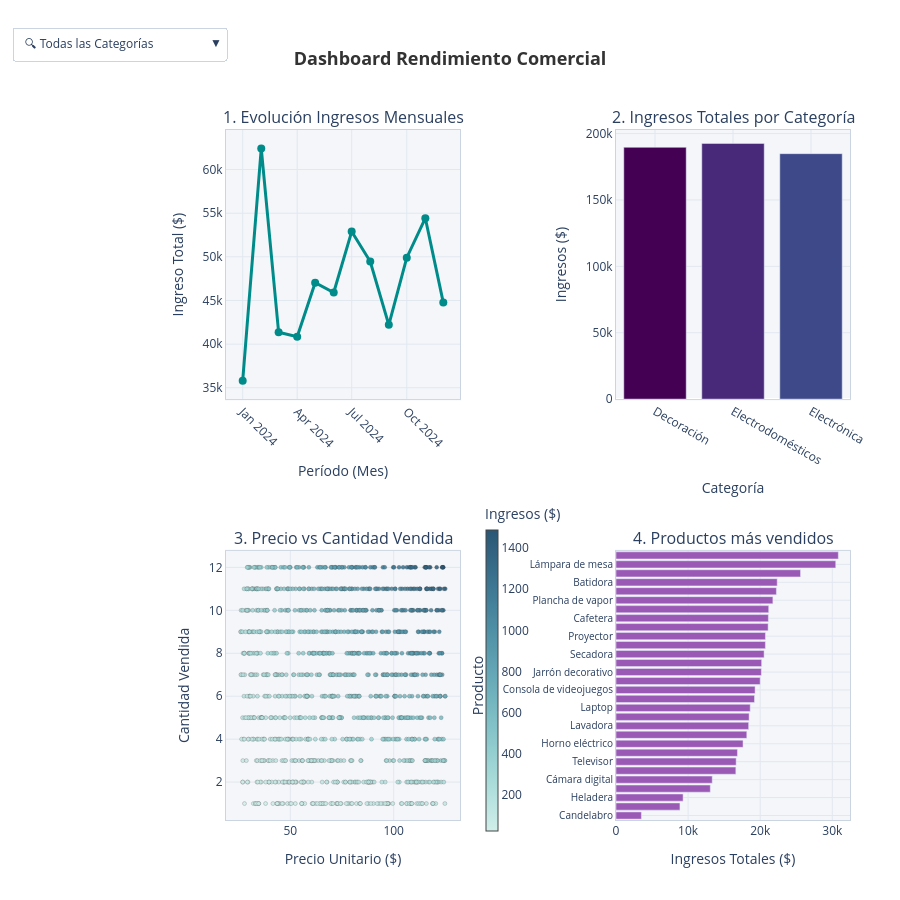

The notebook cell saved with this chart:
### Markdown cell above
Por último construiremos un dashboard interactivo que combine múltiples visualizaciones, permitiendo al usuario explorar los datos dinámicamente.

### Code cell
# ===============================================================
# CREACIÓN DE DASHBOARD INTERACTIVO CON PLOTLY Y FILTRO DINÁMICO
# ===============================================================

import plotly.express as px
import plotly.graph_objects as go
from plotly.subplots import make_subplots
import pandas as pd

# ---------------------------------------
# PREPARACIÓN Y AGREGACIÓN DE DATOS
# ---------------------------------------
# Agrupamos las ventas por período temporal, sumamos los ingresos y transformamos el indice a string para facilitar el renderizado.
# display (ventas.head())
ventas_mensuales_df = ventas.groupby(ventas['fecha_venta'].dt.to_period('M'))['total_venta'].sum().reset_index()
ventas_mensuales_df['fecha_venta'] = ventas_mensuales_df['fecha_venta'].astype(str)

# Agregamos los ingresos acumulados por categoría de producto.
resumen_cat = ventas.groupby('categoria')['total_venta'].sum().reset_index()

# Agregamos los ingresos por producto
resumen_prod = ventas.groupby('producto')['total_venta'].sum().reset_index().sort_values('total_venta', ascending=True)

# -----------------------------
# ESTRUCTURA DE SUBPLOTS
# -----------------------------
# Inicializamos una figura con subgráficos de 2 filas y 2 columnas, definimos los títulos y espacios
fig = make_subplots(
    rows=2, cols=2,
    subplot_titles=(
        '1. Evolución Ingresos Mensuales',
        '2. Ingresos Totales por Categoría',
        '3. Precio vs Cantidad Vendida',
        '4. Productos más vendidos'
    ),
    vertical_spacing=0.22,
    horizontal_spacing=0.25
)

# -------------------------------------------------------------------
# CREAMOS LAS TRAZAS PARA LOS FILTROS INTERACTIVOS - DROPDOWN
# -------------------------------------------------------------------

# Creamos las trazas principales del dashboard

# Gráfico 1: Línea Temporal
fig.add_trace(
    go.Scatter(
        x=ventas_mensuales_df['fecha_venta'],
        y=ventas_mensuales_df['total_venta'],
        mode='lines+markers',
        name='Ingresos Mensuales (Total)',
        line=dict(color='#008B8B', width=3),
        marker=dict(size=8),                     # Tamaño de los marcadores circulares
        visible=True                             # Define la traza como visible al cargar el dashboard
    ),
    row=1, col=1
)

# Gráfico 2: Barras por Categoría General
colores_viridis = px.colors.sequential.Viridis[:len(resumen_cat)]
fig.add_trace(
    go.Bar(
        x=resumen_cat['categoria'],
        y=resumen_cat['total_venta'],
        name='Categorías (Total)',
        marker=dict(color=colores_viridis),
        visible=True
    ),
    row=1, col=2
)

# Gráfico 3: Dispersión de Precio vs Cantidad
fig.add_trace(
    go.Scatter(
        x=ventas['precio'],
        y=ventas['cantidad'],
        mode='markers',
        name='Transacciones (Total)',
        marker=dict(
            size=4,                          # Configuramos un tamaño reducido de los puntos
            color=ventas['total_venta'],
            colorscale='Teal',
            showscale=True,                  # Muestra la barra de referencia colorbar
            colorbar=dict(title="Ingresos ($)", x=0.40, len=0.50, y=0.22, thickness=12), # Ajustamos posición y título de la barra de color
            opacity=0.85,                    # Aplicamos ligera transparencia para apreciar los puntos superpuestos
            line=dict(width=0.6, color='rgba(50,50,50,0.4)') # Borde sutil en cada punto (Mejoró el aspecto visual)
        ),
        visible=True
    ),
    row=2, col=1
)

# Gráfico 4: Barras Horizontales
fig.add_trace(
    go.Bar(
        x=resumen_prod['total_venta'],
        y=resumen_prod['producto'],
        orientation='h',                  # Define orientción horizontal del gráfico de barras
        name='Productos (Total)',
        marker=dict(color='#9b59b6'),
        visible=True
    ),
    row=2, col=2
)

# --- TRAZAS FILTRADAS POR CATEGORÍA ---

# Definimos un diccionario con los colores específicos para cada categoría
colores_por_categoria = {
    'Decoración': '#8e44ad',        # Morado
    'Electrodomésticos': '#16a085', # Turquesa
    'Electrónica': '#e67e22' #Naranja
}

categorias_unicas = ventas['categoria'].unique()

for cat in categorias_unicas:
    # Obtenemos el color asignado a esta categoría (o un gris por defecto si no existe)
    color_cat = colores_por_categoria.get(cat, '#e74c3c')

    df_cat_ventas = ventas[ventas['categoria'] == cat]
    df_cat_mensual = df_cat_ventas.groupby(df_cat_ventas['fecha_venta'].dt.to_period('M'))['total_venta'].sum().reset_index()
    df_cat_mensual['fecha_venta'] = df_cat_mensual['fecha_venta'].astype(str)
    df_cat_prod = df_cat_ventas.groupby('producto')['total_venta'].sum().reset_index().sort_values('total_venta', ascending=True)

    # Traza de línea temporal filtrada
    fig.add_trace(
        go.Scatter(
            x=df_cat_mensual['fecha_venta'],
            y=df_cat_mensual['total_venta'],
            mode='lines+markers',
            name=f'Ingresos - {cat}',
            line=dict(color=color_cat, width=3), # <--- Usa el color de la categoría
            marker=dict(size=8),
            visible=False
        ),
        row=1, col=1
    )

    # Traza de barra de categoría única
    fig.add_trace(
        go.Bar(
            x=[cat],
            y=[df_cat_ventas['total_venta'].sum()],
            name=f'Categoría - {cat}',
            marker=dict(color=color_cat), # <--- Usa el color de la categoría
            visible=False
        ),
        row=1, col=2
    )

    # Traza de dispersión filtrada por categoría

    fig.add_trace(
        go.Scatter(
            x=df_cat_ventas['precio'],
            y=df_cat_ventas['cantidad'],
            mode='markers',
            name=f'Transacciones - {cat}',
            marker=dict(
                size=7,
                color=df_cat_ventas['total_venta'],
                colorscale='Viridis',
                showscale=False,
                opacity=0.85,
                line=dict(width=0.6, color='rgba(50,50,50,0.4)')
            ),
            visible=False
        ),
        row=2, col=1
    )

    # Traza de productos filtrados por categoría
    fig.add_trace(
        go.Bar(
            x=df_cat_prod['total_venta'],
            y=df_cat_prod['producto'],
            orientation='h',
            name=f'Productos - {cat}',
            marker=dict(color=color_cat), # <--- Usa el color de la categoría
            visible=False
        ),
        row=2, col=2
    )

# ------------------------------------------------------------
# CONFIGURACIÓN DE LOS BOTONES DEL MENÚ DESPLEGABLE
# ------------------------------------------------------------
total_trazas_base = 4
buttons = []

# Botón 1: Muestra la vista general
visibilidad_global = [True] * total_trazas_base + [False] * (len(categorias_unicas) * 4)
buttons.append(dict(
    method="update",
    label="🔍 Todas las Categorías",
    args=[{"visible": visibilidad_global},
          {"title": "<b>Dashboard Rendimiento Comercial - Vista General</b>"}]
))

# Botones dinámicos para cada categoría individual
for i, cat in enumerate(categorias_unicas):
    # Creamos una lista donde solo se encienden la traza seleccionada
    visibilidad_cat = [False] * len(fig.data)
    idx_inicio = total_trazas_base + (i * 4)
    for j in range(4):
        visibilidad_cat[idx_inicio + j] = True

    buttons.append(dict(
        method="update",
        label=f"📂 Categoría: {cat}",
        args=[{"visible": visibilidad_cat},
              {"title": f"<b>Dashboard Comercial - Filtrado por Categoría: {cat}</b>"}]
    ))

# --------------------------------------------------------
# CONFIGURACIÓN GENERAL DEL DISEÑO (LAYOUT Y ESTÉTICA)
# --------------------------------------------------------
fig.update_layout(
    updatemenus=[
        dict(
            type="dropdown",
            direction="down",
            x=0.0,
            y=1.15,
            showactive=True,
            active=0,
            buttons=buttons,
            font=dict(size=12),
            bgcolor="white",
            bordercolor="#cbd5e1"
        )
    ],
    title_text="<b>Dashboard Rendimiento Comercial</b>",
    title_x=0.5,
    title_font=dict(size=18, color='#333333'),
    height=900,
    showlegend=False,
    paper_bgcolor='#FFFFFF',      # Fondo general exterior
    plot_bgcolor='#F4F6F9',       # Fondo interior de cada cuadrante
    margin=dict(l=130, r=50, t=130, b=80)
)

# Aplicación de marcos perimetrales y grillas limpias en los ejes
fig.update_xaxes(
    showline=True, linewidth=1, linecolor='#cbd5e1', mirror=True, gridcolor='#e2e8f0'
)
fig.update_yaxes(
    showline=True, linewidth=1, linecolor='#cbd5e1', mirror=True, gridcolor='#e2e8f0'
)

# Asignación y posicionamiento de títulos de ejes para cada gráfico individual
fig.update_xaxes(title_text="Período (Mes)", row=1, col=1, tickangle=45)
fig.update_yaxes(title_text="Ingreso Total ($)", row=1, col=1)

fig.update_xaxes(title_text="Categoría", row=1, col=2)
fig.update_yaxes(title_text="Ingresos ($)", row=1, col=2)

fig.update_xaxes(title_text="Precio Unitario ($)", row=2, col=1)
fig.update_yaxes(title_text="Cantidad Vendida", row=2, col=1)

fig.update_yaxes(title_text="Producto", row=2, col=2, side='left', tickfont=dict(size=10))
fig.update_xaxes(title_text="Ingresos Totales ($)", row=2, col=2, side='bottom')

# ------------------------------------------------------------------------------
#RENDERIZADO DEL DASHBOARD INTERACTIVO
# ------------------------------------------------------------------------------
fig.show()

### Figure 1 — Plotly figure (JSON) as saved in the notebook; plotly's stock layout.template omitted (floating-point values rounded to 4 significant figures; data arrays with more than 128 entries replaced by an {"elided": "..."} marker saying what was removed)
{"data": [{"line": {"color": "#008B8B", "width": 3}, "marker": {"size": 8}, "mode": "lines+markers", "name": "Ingresos Mensuales (Total)", "type": "scatter", "visible": true, "x": ["2024-01", "2024-02", "2024-03", "2024-04", "2024-05", "2024-06", "2024-07", "2024-08", "2024-09", "2024-10", "2024-11", "2024-12"], "xaxis": "x", "y": [35810.0, 62420.0, 41350.0, 40840.0, 47040.0, 45910.0, 52890.0, 49460.0, 42210.0, 49910.0, 54430.0, 44760.0], "yaxis": "y"}, {"marker": {"color": ["#440154", "#482878", "#3e4989"]}, "name": "Categorías (Total)", "type": "bar", "visible": true, "x": ["Decoración", "Electrodomésticos", "Electrónica"], "xaxis": "x2", "y": [189600.0, 192500.0, 184900.0], "yaxis": "y2"}, {"marker": {"color": {"elided": "1154 float values"}, "colorbar": {"len": 0.5, "thickness": 12, "title": {"text": "Ingresos ($)"}, "x": 0.4, "y": 0.22}, "colorscale": [[0, "rgb(209, 238, 234)"], [0.1667, "rgb(168, 219, 217)"], [0.3333, "rgb(133, 196, 201)"], [0.5, "rgb(104, 171, 184)"], [0.6667, "rgb(79, 144, 166)"], [0.8333, "rgb(59, 115, 143)"], [1, "rgb(42, 86, 116)"]], "line": {"color": "rgba(50,50,50,0.4)", "width": 0.6}, "opacity": 0.85, "showscale": true, "size": 4}, "mode": "markers", "name": "Transacciones (Total)", "type": "scatter", "visible": true, "x": {"elided": "1154 float values"}, "xaxis": "x3", "y": {"elided": "1154 int values"}, "yaxis": "y3"}, {"marker": {"color": "#9b59b6"}, "name": "Productos (Total)", "orientation": "h", "type": "bar", "visible": true, "x": [3522.0, 8869.0, 9305.0, 13080.0, 13350.0, 16620.0, 16660.0, 16840.0, 17620.0, 18140.0, 18400.0, 18460.0, 18620.0, 19210.0, 19290.0, 20000.0, 20160.0, 20200.0, 20540.0, 20720.0, 20730.0, 21100.0, 21130.0, 21180.0, 21760.0, 22250.0, 22360.0, 25590.0, 30480.0, 30830.0], "xaxis": "x4", "y": ["Candelabro", "Tablet", "Heladera", "Parlantes Bluetooth", "Cámara digital", "Freidora eléctrica", "Televisor", "Espejo decorativo", "Horno eléctrico", "Alfombra", "Lavadora", "Rincón de plantas", "Laptop", "Aspiradora", "Consola de videojuegos", "Cortinas", "Jarrón decorativo", "Adorno de pared", "Secadora", "Cuadro decorativo", "Proyector", "Elementos de cerámica", "Cafetera", "Smartphone", "Plancha de vapor", "SmartWatch", "Batidora", "Microondas", "Lámpara de mesa", "Auriculares"], "yaxis": "y4"}, {"line": {"color": "#8e44ad", "width": 3}, "marker": {"size": 8}, "mode": "lines+markers", "name": "Ingresos - Decoración", "type": "scatter", "visible": false, "x": ["2024-01", "2024-02", "2024-03", "2024-04", "2024-05", "2024-06", "2024-07", "2024-08", "2024-09", "2024-10", "2024-11", "2024-12"], "xaxis": "x", "y": [11460.0, 16710.0, 9970.0, 13570.0, 18450.0, 16360.0, 19680.0, 17360.0, 13370.0, 17780.0, 17270.0, 17640.0], "yaxis": "y"}, {"marker": {"color": "#8e44ad"}, "name": "Categoría - Decoración", "type": "bar", "visible": false, "x": ["Decoración"], "xaxis": "x2", "y": [189600.0], "yaxis": "y2"}, {"marker": {"color": {"elided": "399 float values"}, "colorscale": [[0, "#440154"], [0.1111, "#482878"], [0.2222, "#3e4989"], [0.3333, "#31688e"], [0.4444, "#26828e"], [0.5556, "#1f9e89"], [0.6667, "#35b779"], [0.7778, "#6ece58"], [0.8889, "#b5de2b"], [1, "#fde725"]], "line": {"color": "rgba(50,50,50,0.4)", "width": 0.6}, "opacity": 0.85, "showscale": false, "size": 7}, "mode": "markers", "name": "Transacciones - Decoración", "type": "scatter", "visible": false, "x": {"elided": "399 float values"}, "xaxis": "x3", "y": {"elided": "399 int values"}, "yaxis": "y3"}, {"marker": {"color": "#8e44ad"}, "name": "Productos - Decoración", "orientation": "h", "type": "bar", "visible": false, "x": [3522.0, 16840.0, 18140.0, 18460.0, 20000.0, 20160.0, 20200.0, 20720.0, 21100.0, 30480.0], "xaxis": "x4", "y": ["Candelabro", "Espejo decorativo", "Alfombra", "Rincón de plantas", "Cortinas", "Jarrón decorativo", "Adorno de pared", "Cuadro decorativo", "Elementos de cerámica", "Lámpara de mesa"], "yaxis": "y4"}, {"line": {"color": "#16a085", "width": 3}, "marker": {"size": 8}, "mode": "lines+markers", "name": "Ingresos - Electrodomésticos", "type": "scatter", "visible": false, "x": ["2024-01", "2024-02", "2024-03", "2024-04", "2024-05", "2024-06", "2024-07", "2024-08", "2024-09", "2024-10", "2024-11", "2024-12"], "xaxis": "x", "y": [11420.0, 21710.0, 14940.0, 19000.0, 16850.0, 11810.0, 15780.0, 15420.0, 15070.0, 20660.0, 18140.0, 11750.0], "yaxis": "y"}, {"marker": {"color": "#16a085"}, "name": "Categoría - Electrodomésticos", "type": "bar", "visible": false, "x": ["Electrodomésticos"], "xaxis": "x2", "y": [192500.0], "yaxis": "y2"}, {"marker": {"color": {"elided": "387 float values"}, "colorscale": [[0, "#440154"], [0.1111, "#482878"], [0.2222, "#3e4989"], [0.3333, "#31688e"], [0.4444, "#26828e"], [0.5556, "#1f9e89"], [0.6667, "#35b779"], [0.7778, "#6ece58"], [0.8889, "#b5de2b"], [1, "#fde725"]], "line": {"color": "rgba(50,50,50,0.4)", "width": 0.6}, "opacity": 0.85, "showscale": false, "size": 7}, "mode": "markers", "name": "Transacciones - Electrodomésticos", "type": "scatter", "visible": false, "x": {"elided": "387 float values"}, "xaxis": "x3", "y": {"elided": "387 int values"}, "yaxis": "y3"}, {"marker": {"color": "#16a085"}, "name": "Productos - Electrodomésticos", "orientation": "h", "type": "bar", "visible": false, "x": [9305.0, 16620.0, 17620.0, 18400.0, 19210.0, 20540.0, 21130.0, 21760.0, 22360.0, 25590.0], "xaxis": "x4", "y": ["Heladera", "Freidora eléctrica", "Horno eléctrico", "Lavadora", "Aspiradora", "Secadora", "Cafetera", "Plancha de vapor", "Batidora", "Microondas"], "yaxis": "y4"}, {"line": {"color": "#e67e22", "width": 3}, "marker": {"size": 8}, "mode": "lines+markers", "name": "Ingresos - Electrónica", "type": "scatter", "visible": false, "x": ["2024-01", "2024-02", "2024-03", "2024-04", "2024-05", "2024-06", "2024-07", "2024-08", "2024-09", "2024-10", "2024-11", "2024-12"], "xaxis": "x", "y": [12930.0, 24000.0, 16440.0, 8271.0, 11740.0, 17740.0, 17430.0, 16680.0, 13770.0, 11470.0, 19020.0, 15370.0], "yaxis": "y"}, {"marker": {"color": "#e67e22"}, "name": "Categoría - Electrónica", "type": "bar", "visible": false, "x": ["Electrónica"], "xaxis": "x2", "y": [184900.0], "yaxis": "y2"}, {"marker": {"color": {"elided": "368 float values"}, "colorscale": [[0, "#440154"], [0.1111, "#482878"], [0.2222, "#3e4989"], [0.3333, "#31688e"], [0.4444, "#26828e"], [0.5556, "#1f9e89"], [0.6667, "#35b779"], [0.7778, "#6ece58"], [0.8889, "#b5de2b"], [1, "#fde725"]], "line": {"color": "rgba(50,50,50,0.4)", "width": 0.6}, "opacity": 0.85, "showscale": false, "size": 7}, "mode": "markers", "name": "Transacciones - Electrónica", "type": "scatter", "visible": false, "x": {"elided": "368 float values"}, "xaxis": "x3", "y": {"elided": "368 int values"}, "yaxis": "y3"}, {"marker": {"color": "#e67e22"}, "name": "Productos - Electrónica", "orientation": "h", "type": "bar", "visible": false, "x": [8869.0, 13080.0, 13350.0, 16660.0, 18620.0, 19290.0, 20730.0, 21180.0, 22250.0, 30830.0], "xaxis": "x4", "y": ["Tablet", "Parlantes Bluetooth", "Cámara digital", "Televisor", "Laptop", "Consola de videojuegos", "Proyector", "Smartphone", "SmartWatch", "Auriculares"], "yaxis": "y4"}], "layout": {"annotations": [{"font": {"size": 16}, "showarrow": false, "text": "1. Evolución Ingresos Mensuales", "x": 0.1875, "xanchor": "center", "xref": "paper", "y": 1, "yanchor": "bottom", "yref": "paper"}, {"font": {"size": 16}, "showarrow": false, "text": "2. Ingresos Totales por Categoría", "x": 0.8125, "xanchor": "center", "xref": "paper", "y": 1, "yanchor": "bottom", "yref": "paper"}, {"font": {"size": 16}, "showarrow": false, "text": "3. Precio vs Cantidad Vendida", "x": 0.1875, "xanchor": "center", "xref": "paper", "y": 0.39, "yanchor": "bottom", "yref": "paper"}, {"font": {"size": 16}, "showarrow": false, "text": "4. Productos más vendidos", "x": 0.8125, "xanchor": "center", "xref": "paper", "y": 0.39, "yanchor": "bottom", "yref": "paper"}], "height": 900, "margin": {"b": 80, "l": 130, "r": 50, "t": 130}, "paper_bgcolor": "#FFFFFF", "plot_bgcolor": "#F4F6F9", "showlegend": false, "title": {"font": {"color": "#333333", "size": 18}, "text": "<b>Dashboard Rendimiento Comercial</b>", "x": 0.5}, "updatemenus": [{"active": 0, "bgcolor": "white", "bordercolor": "#cbd5e1", "buttons": [{"args": [{"visible": [true, true, true, true, false, false, false, false, false, false, false, false, false, false, false, false]}, {"title": "<b>Dashboard Rendimiento Comercial - Vista General</b>"}], "label": "🔍 Todas las Categorías", "method": "update"}, {"args": [{"visible": [false, false, false, false, true, true, true, true, false, false, false, false, false, false, false, false]}, {"title": "<b>Dashboard Comercial - Filtrado por Categoría: Decoración</b>"}], "label": "📂 Categoría: Decoración", "method": "update"}, {"args": [{"visible": [false, false, false, false, false, false, false, false, true, true, true, true, false, false, false, false]}, {"title": "<b>Dashboard Comercial - Filtrado por Categoría: Electrodomésticos</b>"}], "label": "📂 Categoría: Electrodomésticos", "method": "update"}, {"args": [{"visible": [false, false, false, false, false, false, false, false, false, false, false, false, true, true, true, true]}, {"title": "<b>Dashboard Comercial - Filtrado por Categoría: Electrónica</b>"}], "label": "📂 Categoría: Electrónica", "method": "update"}], "direction": "down", "font": {"size": 12}, "showactive": true, "type": "dropdown", "x": 0, "y": 1.15}], "xaxis": {"anchor": "y", "domain": [0, 0.375], "gridcolor": "#e2e8f0", "linecolor": "#cbd5e1", "linewidth": 1, "mirror": true, "showline": true, "tickangle": 45, "title": {"text": "Período (Mes)"}}, "xaxis2": {"anchor": "y2", "domain": [0.625, 1], "gridcolor": "#e2e8f0", "linecolor": "#cbd5e1", "linewidth": 1, "mirror": true, "showline": true, "title": {"text": "Categoría"}}, "xaxis3": {"anchor": "y3", "domain": [0, 0.375], "gridcolor": "#e2e8f0", "linecolor": "#cbd5e1", "linewidth": 1, "mirror": true, "showline": true, "title": {"text": "Precio Unitario ($)"}}, "xaxis4": {"anchor": "y4", "domain": [0.625, 1], "gridcolor": "#e2e8f0", "linecolor": "#cbd5e1", "linewidth": 1, "mirror": true, "showline": true, "side": "bottom", "title": {"text": "Ingresos Totales ($)"}}, "yaxis": {"anchor": "x", "domain": [0.61, 1], "gridcolor": "#e2e8f0", "linecolor": "#cbd5e1", "linewidth": 1, "mirror": true, "showline": true, "title": {"text": "Ingreso Total ($)"}}, "yaxis2": {"anchor": "x2", "domain": [0.61, 1], "gridcolor": "#e2e8f0", "linecolor": "#cbd5e1", "linewidth": 1, "mirror": true, "showline": true, "title": {"text": "Ingresos ($)"}}, "yaxis3": {"anchor": "x3", "domain": [0, 0.39], "gridcolor": "#e2e8f0", "linecolor": "#cbd5e1", "linewidth": 1, "mirror": true, "showline": true, "title": {"text": "Cantidad Vendida"}}, "yaxis4": {"anchor": "x4", "domain": [0, 0.39], "gridcolor": "#e2e8f0", "linecolor": "#cbd5e1", "linewidth": 1, "mirror": true, "showline": true, "side": "left", "tickfont": {"size": 10}, "title": {"text": "Producto"}}}}
